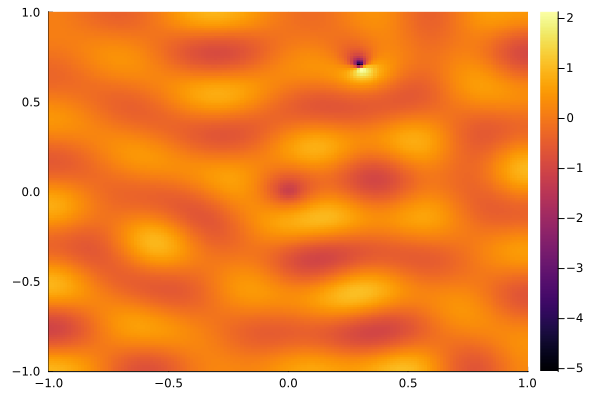

Julia code for this plot:



using LinearAlgebra
using Plots
using FastGaussQuadrature
using LinearAlgebra

include("SEM_Wave_2d.jl")
using .SEM_Wave_2d


include("MMS.jl")
using .MMS




function main()


    ###### set up the time interval, the number of elements, the degree of the interpolation polynomials ######


    xl = -1.0
    xr = 1.0
    yl = -1.0
    yr = 1.0



    N = 4   # degree of interpolation polynomials
    Kx = 100 # number of elements in x-direction
    Ky = 100 # number of elements in y-direction

    heaviside(x) = 0.5 * (sign(x) + 1)

    #c_square(x, y) = 1 - 0.999*((heaviside(x-0.2) - heaviside(x-0.3)) .* (heaviside(y+0.9) - heaviside(y-0.9)) + (heaviside(x+0.3) - heaviside(x+0.2)) .* (heaviside(y+0.9) - heaviside(y-0.9)))
    #c_square(x, y) = 1 - 0.9999*((heaviside(x-0.025) - heaviside(x-1)) .* (heaviside(y+0.5) - heaviside(y)) + (heaviside(x+1) - heaviside(x+0.025)) .* (heaviside(y+0.5) - heaviside(y)))
    #c_square(x, y) = (1 - 0.999*((heaviside(x-0.305) - heaviside(x-1)) .* (heaviside(y+0.5) - heaviside(y)) + (heaviside(x+0.295) - heaviside(x-0.295)) .* (heaviside(y+0.5) - heaviside(y)) + (heaviside(x+1) - heaviside(x+0.305)) .* (heaviside(y+0.5) - heaviside(y)))).^2

    c_square(x, y) = 1 - 0.9*exp.(-((y .- 0.1)/0.1).^2) * exp.(-((x .+ 0.7)/0.1).^2)' - 0.9*exp.(-((y .+ 0.3)/0.1).^2) * exp.(-((x .- 0.27)/0.1).^2)'

    #c_square(x, y) = 2 - 1.9*exp.(-(y/0.05).^2) * exp.(-(x/0.1).^2)' - 1.9*exp.(-((y .- 1.0)/0.05).^2) * exp.(-((x .- 1.0)/0.1).^2)'
    #c_square(x, y) = 1.0


    simul = SEM_Wave_2d.SEM_Wave([xl, xr], [yl, yr], Kx, Ky, N, c_square)

    ###### set up the problem ######
    fVals = 10*exp.(-((simul.y .- (yr+yl)/2)/0.1).^2) * exp.(-((simul.x .- (xr+xl)/2)/0.1).^2)'
    #fVals = 10*exp.(-((simul.y .- 0.3)/0.01).^2) * exp.(-((simul.x .+ 0.6)/0.01).^2)' + 10*exp.(-((simul.y .+ 0.3)/0.01).^2) * exp.(-((simul.x .+ 0.6)/0.01).^2)'
    #fVals = 10*exp.(-((simul.y .- 0.5)/0.01).^2) * exp.(-((simul.x .- 0.5)/0.01).^2)'
    #fVals = zeros(length(simul.y), length(simul.x))

    omega = 4*pi


    #fVals = omega^2*exp.(-((simul.y .+ 0.8)/0.01).^2) * exp.(-((simul.x .- 0.3)/0.01).^2)' + omega^2*exp.(-((simul.y .+ 0.8)/0.01).^2) * exp.(-((simul.x .+ 0.3)/0.01).^2)'

    #epsilon = 1e-2
    #omega = 2*pi + epsilon

    #a = 1/sqrt(2)
    a = 0.0
    b = sqrt(1-a^2)
    bc = [a, b]

    g = zeros(length(simul.y), length(simul.x))

    
    #SEM_Wave_2d.Waveholtz(simul, omega, fVals, bc, g, 4)
    #SEM_Wave_2d.Waveholtz(simul, omega, fVals, bc, g, 0.001)
    #u_WHI = simul.uFiltered
    
    #u_0, u_1, nIters = SEM_Wave_2d.WaveholtzGMRES(simul, omega, fVals, bc, g, 1e-3)
    #u_0, u_1, history = SEM_Wave_2d.WaveholtzGMRESnew(simul, omega, fVals, bc, g)
    



    #nIter = 40
    #u_0, u_1, history = SEM_Wave_2d.WaveholtzConvGMRES(simul, omega, fVals, bc, g, nIter)
    #println(history.data[:resnorm])
    
    #plt = plot(history.data[:resnorm], yscale=:log10)
    #savefig(plt, "gmresConvHistory")
    

    
    #SEM_Wave_2d.WaveholtzAnimation(simul, omega, fVals, bc, g, 50)
    u_WHI, data = SEM_Wave_2d.WaveholtzConvHistory(simul, omega, fVals, bc, g, 30)
    
    #res1 = SEM_Wave_2d.ErrorEstimate(simul, u_WHI, fVals, omega)
    #res2 = SEM_Wave_2d.ErrorEstimate(simul, u_0, fVals, omega)

    #println(res1)
    #println(res2)
    #println(norm(u_WHI - u_0))

    #plt = surface(simul.x, simul.y[end:-1:1], log10.(abs.(simul.uFiltered)))
    #plt = surface(simul.x, simul.y[end:-1:1], simul.uFiltered)
    #plt = heatmap(simul.x, simul.y, log10.(abs.(simul.uFiltered)))
    #plt = heatmap(simul.x, simul.y, log10.(abs.(u_0)))
    plt = heatmap(simul.x, simul.y, log10.(abs.(u_WHI[1:length(simul.x), 1:end])))
    
    #plt = surface(simul.x, simul.y[end:-1:1], simul.c_square)
    #plt = surface(simul.x, simul.y[end:-1:1], fVals)
    savefig(plt, "WaveholtzTest")

end
